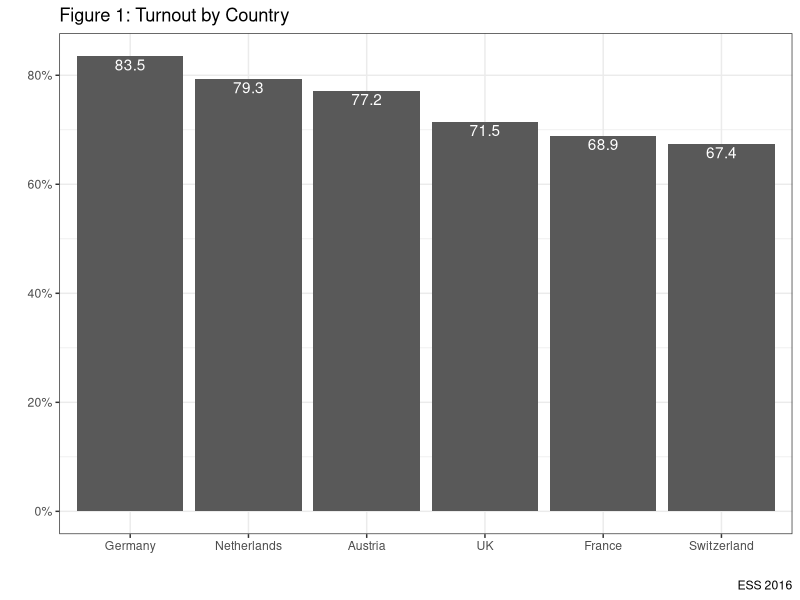
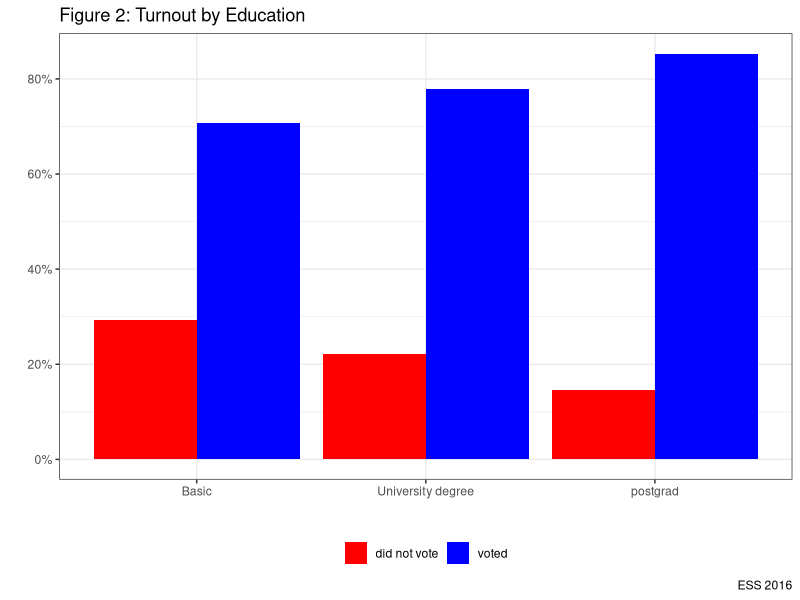
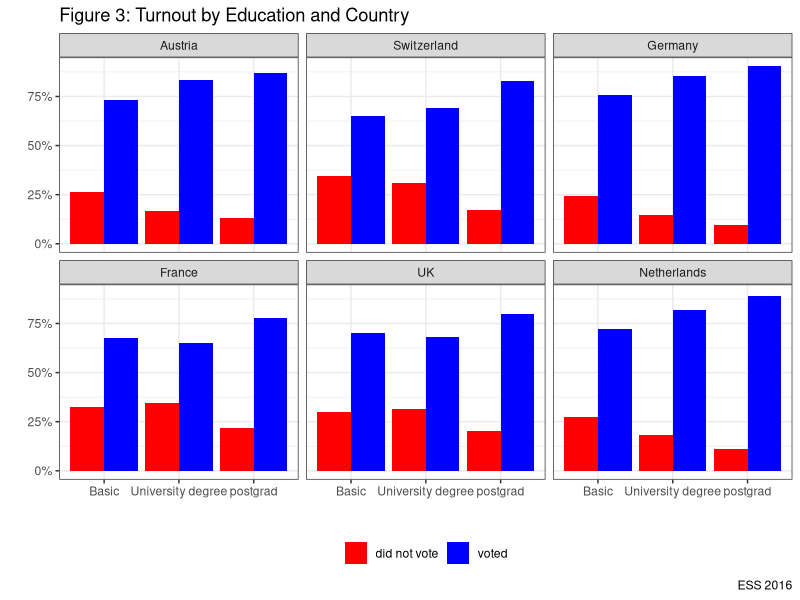
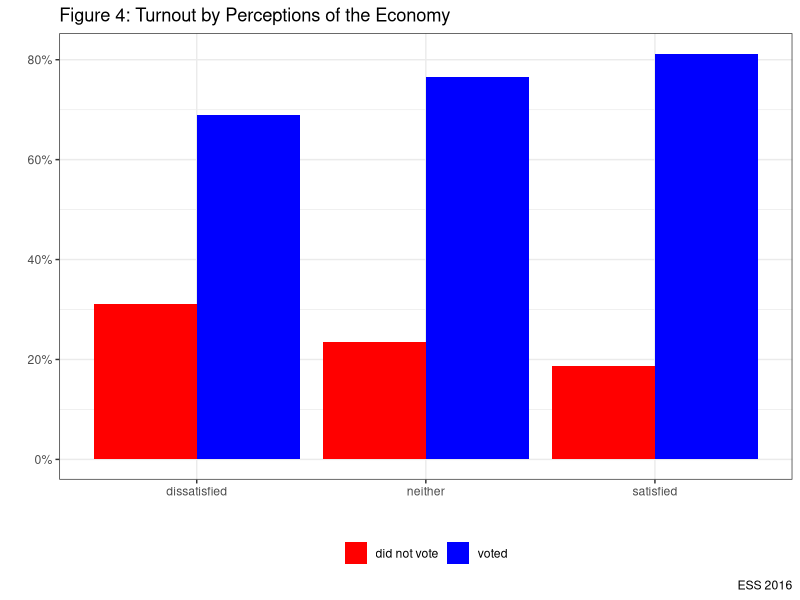
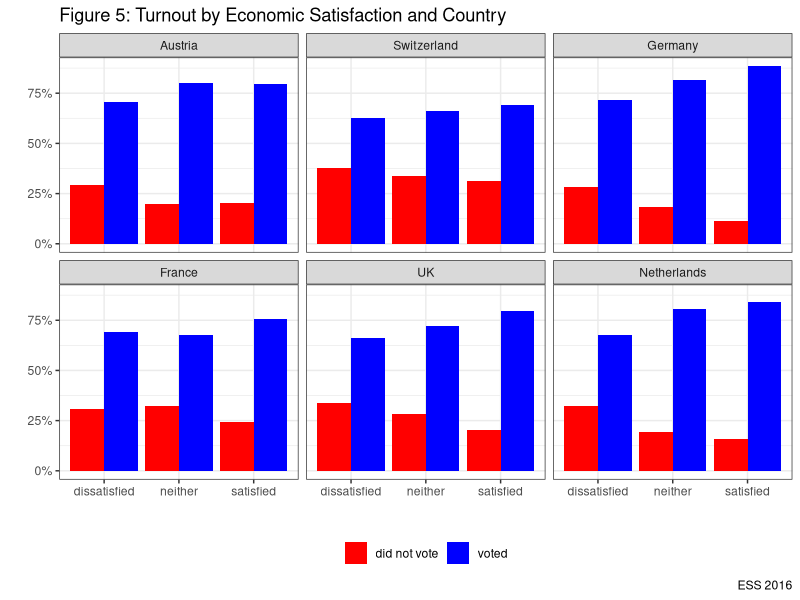
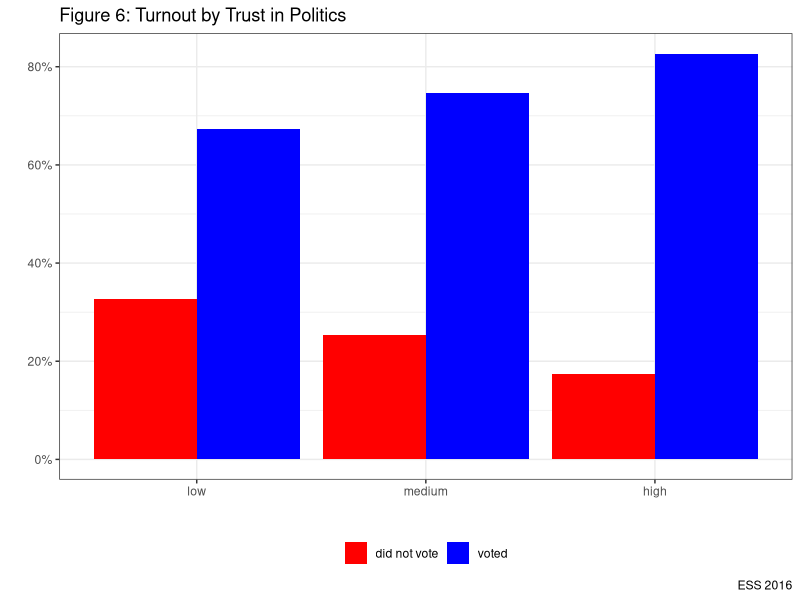
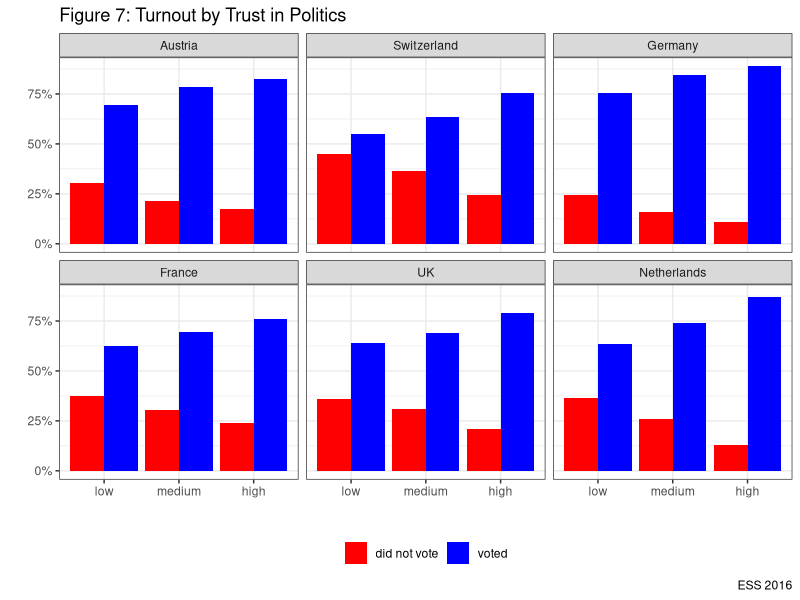

The R script that drew these images, in order:
ESS <- foreign::read.dta("data/ESS.dta", convert.factors=TRUE)
options(warn = -1)
library(tidyverse)


# Exercise 1: Let's look at voting#
#Let's ask a simple question: do people vote?

ESS %>% filter(!is.na(vote1)) %>% count(vote1) %>%
  mutate("%" = round(n/sum(n) * 100, digits=1)) %>%
  knitr::kable("pandoc", caption = "Electoral Turnout in European Democracies",
  col.names = c('voted', 'N', '%'), align="lccc")

#How does this vary by country?#

ESS %>% group_by(cntry) %>% filter(!is.na(vote1)) %>%
  count(vote1) %>% mutate("%" = round(n/sum(n) * 100, digits=1)) %>%
  knitr::kable("pandoc", caption = "Electoral Turnout in European Democracies",
  col.names = c('Country', 'Voted', 'N', '%'), align="cccc")

#We can present this graphically to make it clearer#
ESS %>% group_by(cntry) %>% filter(!is.na(vote1)) %>%
  count(vote1) %>% mutate(prop=prop.table(n*100)) %>%
  filter(!vote1=="did not vote") %>%
  ggplot(aes(x=reorder(cntry, -prop), y=prop)) +
  geom_col()+
  geom_text(aes(label = round(prop*100, digits = 1)), color = "white", vjust = 1.2)+
  labs(x="", y="", title="Figure 1: Turnout by Country", caption="ESS 2016")+
  scale_y_continuous(labels=scales::percent)+
  theme_bw()

#Exercise 2: Let's test our theories#
#Q1: Do Socio-Economic Resources Matter#
#What about Education?#

ESS%>% group_by(educat) %>% filter(!is.na(vote1), !is.na(educat)) %>%
  count(vote1) %>% mutate("%" =n/sum(n)*100) %>%
  knitr::kable("pandoc", caption = "Education and Electoral Turnout",
  col.names = c('Education', 'Voted', 'N', '%'), align="ccccc", digits=1)

#We can graph the relationship

ESS%>% group_by(educat) %>% filter(!is.na(vote1), !is.na(educat)) %>%
  count(vote1) %>% mutate(prop=prop.table(n*100)) %>% mutate("%" =prop*100) %>%
  ggplot(aes(x=educat, y=prop, fill=vote1))+
  labs(x="", y="", title="Figure 2: Turnout by Education", caption="ESS 2016")+
  scale_fill_manual(values=c("#FF0000", "#0000FF"))+
  geom_bar(stat="identity", position="dodge")+
  scale_y_continuous(labels=scales::percent)+
  theme_bw()+
  theme(legend.title = element_blank())+
  theme(legend.position = "bottom")


#Turnout by Education and Country#

ESS%>% group_by(educat, cntry) %>% filter(!is.na(vote1), !is.na(educat)) %>%
  count(vote1) %>% mutate(prop=prop.table(n*100)) %>% mutate("%" =prop*100) %>%
  ggplot(aes(x=educat, y=prop, fill=vote1))+
  labs(x="", y="", title="Figure 3: Turnout by Education and Country", caption="ESS 2016")+
  geom_bar(stat="identity", position="dodge")+
  scale_fill_manual(values=c("#FF0000", "#0000FF"))+
  facet_wrap(~cntry, nrow=2)+
  scale_y_continuous(labels=scales::percent)+
  theme_bw()+
  theme(legend.title = element_blank())+
  theme(legend.position = "bottom")

#Q2: Does Rationality Influence Turnout?

ESS %>% group_by(econsat) %>% filter(!is.na(vote1), !is.na(econsat)) %>%
  count(vote1) %>% mutate(prop= n /sum(n)*100) %>%
  knitr::kable("pandoc", caption = "Perceptions of the Economy and Electoral Turnout",
  col.names=c('Economic Perceptions', 'Voted', 'N', '%'), align="ccccc", digits=1)

#We can graph this relationship

ESS%>% group_by(econsat) %>% filter(!is.na(vote1), !is.na(econsat)) %>%
  count(vote1) %>% mutate(prop=prop.table(n*100)) %>% mutate("%" =prop*100) %>%
  ggplot(aes(x=econsat, y=prop, fill=vote1))+
  labs(x="", y="", title="Figure 4: Turnout by Perceptions of the Economy", caption="ESS 2016")+
  geom_bar(stat="identity", position="dodge")+
  scale_fill_manual(values=c("#FF0000", "#0000FF"))+
  scale_y_continuous(labels=scales::percent)+
  theme_bw()+
  theme(legend.title = element_blank())+
  theme(legend.position = "bottom")+
  scale_x_discrete(labels=c("dissatisfied" = "dissatisfied", "neither dissatisfied nor satisfied" = "neither", "satisfied" = "satisfied"))


#Does it differ between the countries?

ESS%>% group_by(econsat, cntry) %>% filter(!is.na(vote1), !is.na(econsat)) %>%
  count(vote1) %>% mutate(prop=prop.table(n*100)) %>% mutate("%" =prop*100) %>%
  ggplot(aes(x=econsat, y=prop, fill=vote1))+
  labs(x="", y="", title="Figure 5: Turnout by Economic Satisfaction and Country", caption="ESS 2016")+
  geom_bar(stat="identity", position="dodge")+
  scale_fill_manual(values=c("#FF0000", "#0000FF"))+
  facet_wrap(~cntry, nrow=2)+
  scale_y_continuous(labels=scales::percent)+
  theme_bw()+
  theme(legend.title = element_blank())+
  theme(legend.position = "bottom")+
  scale_x_discrete(labels=c("dissatisfied" = "dissatisfied", "neither dissatisfied nor satisfied" = "neither", "satisfied" = "satisfied"))


#Q3 Does culture Matter?

ESS %>% group_by(ptrust) %>% filter(!is.na(vote1), !is.na(ptrust)) %>%
  count(vote1) %>% mutate(prop= n / sum(n)*100) %>%
  knitr::kable("pandoc", caption = "Trust in Politics and Electoral Turnout",
  col.names=c('Trust', 'Voted', 'N', '%'), align="ccccc", digits=1)

ESS%>% group_by(ptrust) %>% filter(!is.na(vote1), !is.na(ptrust)) %>%
  count(vote1) %>% mutate(prop=prop.table(n*100)) %>%
  ggplot(aes(x=ptrust, y=prop, fill=vote1))+
  labs(x="", y="", title="Figure 6: Turnout by Trust in Politics", caption="ESS 2016")+
  geom_bar(stat="identity", position="dodge")+
  scale_fill_manual(values=c("#FF0000", "#0000FF"))+
  scale_y_continuous(labels=scales::percent)+
  theme_bw()+
  theme(legend.title = element_blank())+
  theme(legend.position = "bottom")+
  scale_x_discrete(labels=c("low" = "low", "medium" = "medium", "high" = "high"))

ESS%>% group_by(ptrust, cntry) %>% filter(!is.na(vote1), !is.na(ptrust)) %>%
  count(vote1) %>% mutate(prop=prop.table(n*100)) %>%
  ggplot(aes(x=ptrust, y=prop, fill=vote1))+
  labs(x="", y="", title="Figure 7: Turnout by Trust in Politics", caption="ESS 2016")+
  geom_bar(stat="identity", position="dodge")+
  scale_fill_manual(values=c("#FF0000", "#0000FF"))+
  facet_wrap(~cntry, nrow=2)+
  scale_y_continuous(labels=scales::percent)+
  theme_bw()+
  theme(legend.title = element_blank())+
  theme(legend.position = "bottom")+
  scale_x_discrete(labels=c("low" = "low", "medium" = "medium", "high" = "high"))


# Bonus Question: Let's ask if young people vote. 
# We can do this by comparing the percentage of young people found in the sample with the percentage found amongst the voters?

a <- ESS %>% 
filter(!is.na(age)) %>% 
mutate(generation = if_else(age >= 18 & age <= 25, "18-25", "26+")) %>% 
count(generation) %>% 
mutate(percent = round(n /sum(n)*100, digits = 1)) 

b <- ESS %>% 
filter(!is.na(age)) %>% 
mutate(generation = if_else(age >= 18 & age <= 25, "18-25", "26+")) %>% 
filter(vote1 == "voted") %>% 
group_by(generation) %>% 
count(vote1) %>% 
ungroup() %>% 
mutate(percent = round(n/sum(n)*100, digits = 1))

left_join(a, b, by = "generation") %>% 
select(-c(n.x, n.y, vote1)) %>% 
knitr::kable("pandoc", 
             caption = "Percentage of Age within Sample and Percentage of Age Cohort amongst Voters",
             col.names = c('Generation', 
                           'Percentage Within Sample', 
                           'Percentage Within Voters'), 
             align="ccc") %>% 
print()

# Three questions to conclude with:

      #So, thinking over the theories we've look at: which ones work?

      #Do all work equally well in all countries?

      #Does it matter that young people seem less likely to vote?
